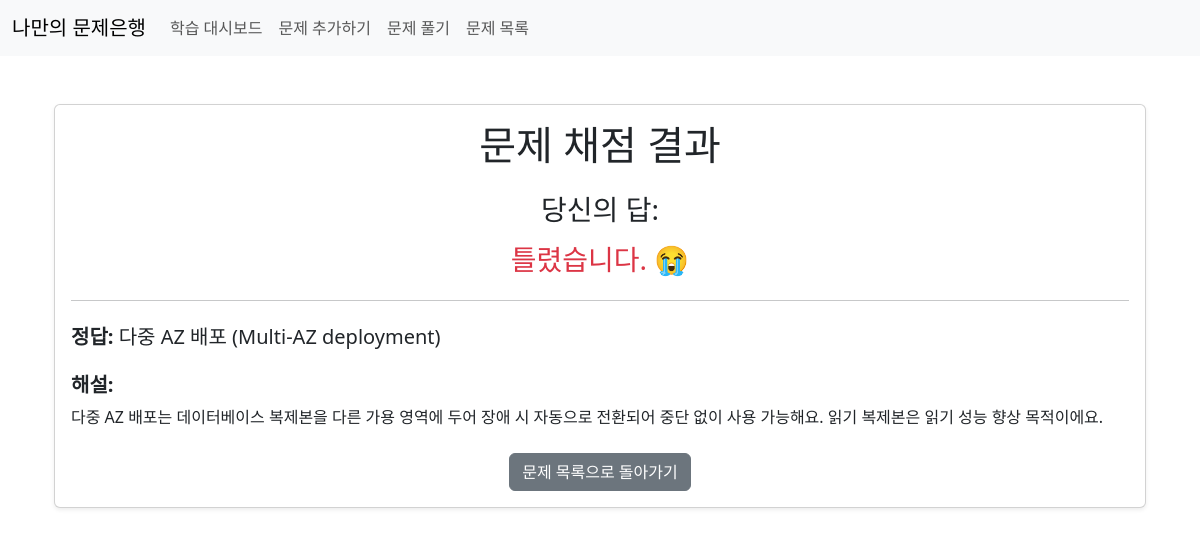
Screenshot of /question/13/result/ with the database file from the repository.
### mistake_note/models.py (models this page shows, shortened)
class Question(models.Model):
    TYPE_CHOICES = [
        ('MCQ', '객관식'),
        ('SA', '주관식'),
        ('MA', '복수정답'),
    ]
    type = models.CharField(max_length=3, choices=TYPE_CHOICES, default='MCQ')
    exam = models.ForeignKey(Exam, on_delete=models.SET_NULL, null=True)
    category = models.ForeignKey(Category, on_delete=models.SET_NULL, null=True)
    tags = models.ManyToManyField(Tag, blank=True)
    content = models.TextField(verbose_name='문제 내용')  # TextField로 변경
    passage = models.TextField(verbose_name='지문', blank=True, null=True)  # TextField로 변경
    solved_count = models.IntegerField(default=0, verbose_name="풀이 횟수")
    incorrect_count = models.IntegerField(default=0, verbose_name="오답 횟수")
    correct_count = models.IntegerField(default=0, verbose_name="맞춘 횟수")
    correct_answer = models.CharField(max_length=200)
    options = models.TextField(blank=True, help_text="객관식/복수 정답 보기를 콤마(,)로 구분하여 입력하세요.")
    explanation = models.TextField(verbose_name='해설', blank=True, null=True)  # TextField로 변경
    image = models.ImageField(upload_to='questions/', blank=True, null=True)
    created_at = models.DateTimeField(auto_now_add=True)

### mistake_note/views.py (the view)
# urls.py: path('question/<int:pk>/result/', views.question_result, name='question_result'),
def question_result(request, pk):
    question = get_object_or_404(Question, pk=pk)
    latest_answer = UserAnswer.objects.filter(question=question).order_by('-submitted_at').first()
    return render(request, 'mistake_note/question_result.html', {'question': question, 'latest_answer': latest_answer})

### mistake_note/templates/mistake_note/question_result.html
{% extends 'base.html' %}
{% block content %}
<div class="container my-5">
    <div class="card shadow-sm">
        <div class="card-body">
            <h1 class="card-title text-center mb-4">문제 채점 결과</h1>
            <div class="text-center">
                <h3>당신의 답: {{ latest_answer.submitted_answer }}</h3>
                {% if latest_answer.is_correct %}
                    <h3 class="text-success mt-3">정답입니다! 🎉</h3>
                {% else %}
                    <h3 class="text-danger mt-3">틀렸습니다. 😭</h3>
                {% endif %}
            </div>
            <hr class="my-4">
            <div class="row">
                <div class="col-md-12">
                    <h5><strong>정답:</strong> {{ question.correct_answer }}</h5>
                </div>
            </div>
            {% if not latest_answer.is_correct %}
            <div class="row mt-3">
                <div class="col-md-12">
                    <h5><strong>해설:</strong></h5>
                    <div>{{ question.explanation|safe }}</div>
                </div>
            </div>
            {% endif %}
            <div class="text-center mt-4">
                <a href="{% url 'mistake_note:question_list' %}" class="btn btn-secondary">문제 목록으로 돌아가기</a>
            </div>
        </div>
    </div>
</div>
{% endblock %}

### rows the page displays
Question: correct_answer "다중 AZ 배포 (Multi-AZ deployment)", explanation "다중 AZ 배포는 데이터베이스 복제본을 다른 가용 영역에 두어 장애 시 자동으로 전환되어 중단 없이 사용 가능해요. 읽기 복제본은 읽기 성능 향상 목적이에요."
